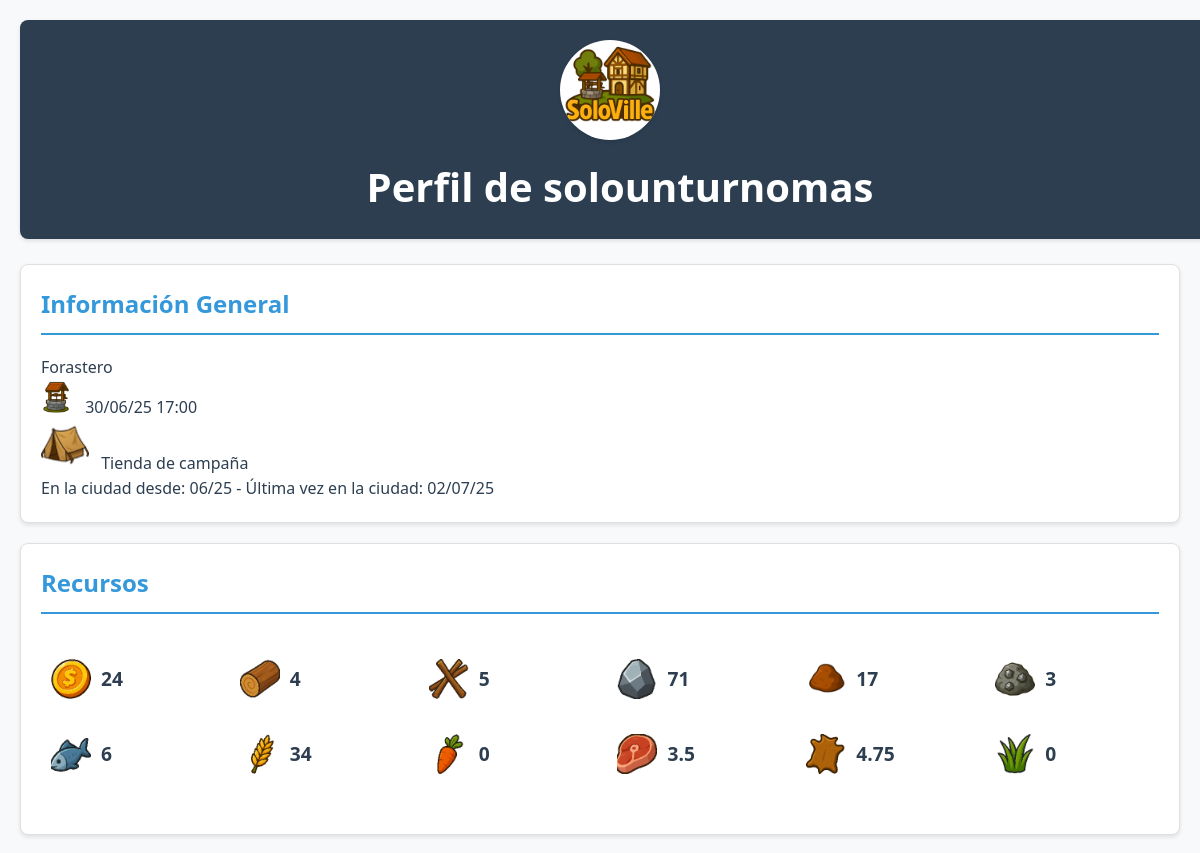
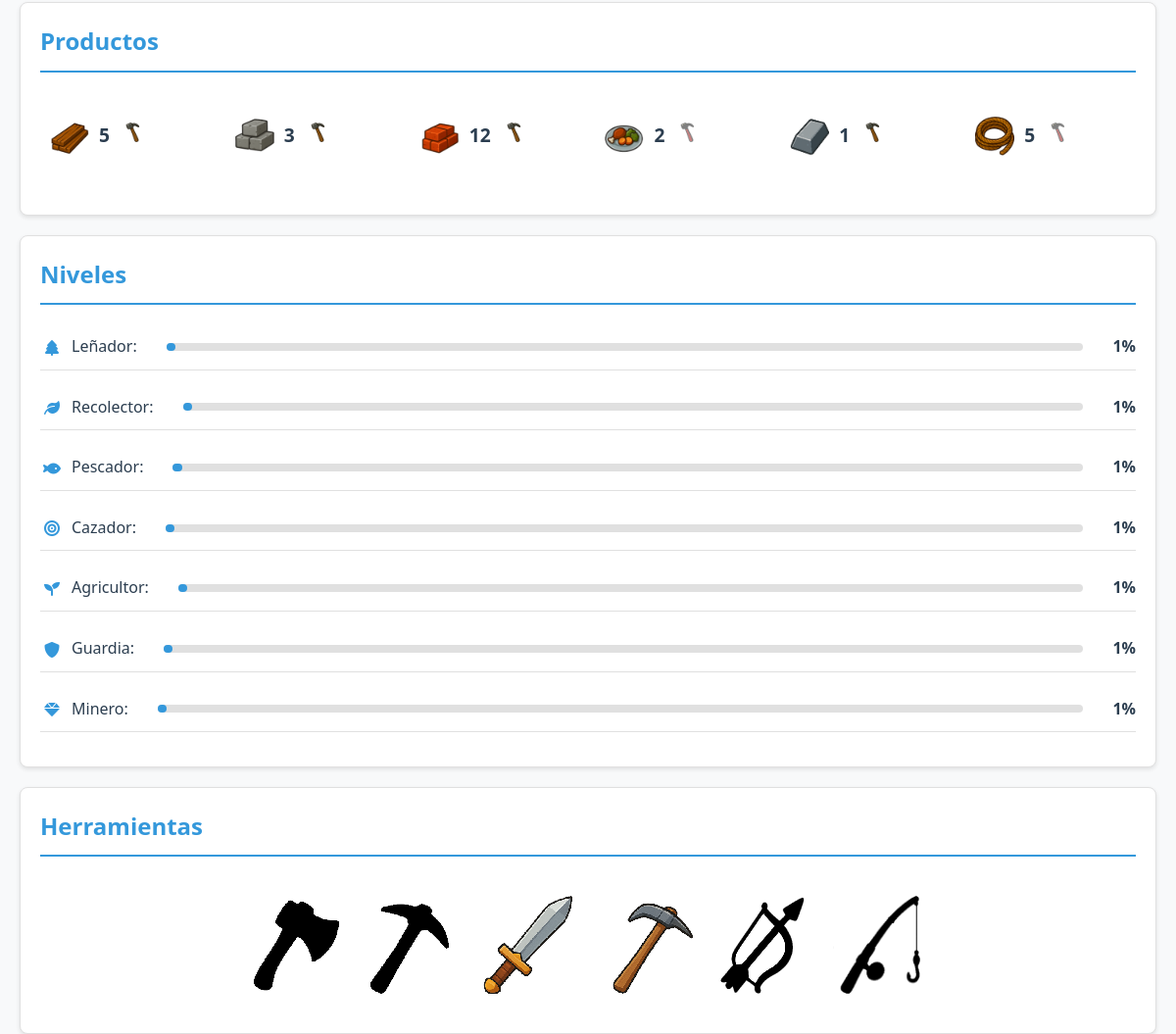
The page / on the database its author committed (2 pictures, top to bottom).
### tables this page shows
CREATE TABLE ciudadanos (
                    id INTEGER PRIMARY KEY AUTOINCREMENT,
                    nombre TEXT UNIQUE NOT NULL,
                    cantidad_madera INTEGER DEFAULT 1,
                    cantidad_rama INTEGER DEFAULT 1,
                    cantidad_piedra INTEGER DEFAULT 1,
                    cantidad_hierro INTEGER DEFAULT 1,
                    cantidad_pescado INTEGER DEFAULT 1,
                    cantidad_trigo INTEGER DEFAULT 1,
                    cantidad_verdura INTEGER DEFAULT 1,
                    cantidad_carne INTEGER DEFAULT 1,
                    cantidad_piel INTEGER DEFAULT 1,
                    cantidad_hierba INTEGER DEFAULT 1,
                    nivel_leñador INTEGER DEFAULT 1,
                    nivel_recolector INTEGER DEFAULT 1,
                    nivel_pescador INTEGER DEFAULT 1,
                    nivel_cazador INTEGER DEFAULT 1,
                    nivel_agricultor INTEGER DEFAULT 1,
                    nivel_guardia INTEGER DEFAULT 1,
                    nivel_minero INTEGER DEFAULT 1,
                    fecha_crear TIMESTAMP DEFAULT CURRENT_TIMESTAMP,
                    fecha_modif TIMESTAMP DEFAULT CURRENT_TIMESTAMP,
                    usuario_crear TEXT,
                    usuario_modif TEXT,
                    fecha_borrar TIMESTAMP,
                    usuario_borrar TEXT,
                    borrado_logico BOOLEAN DEFAULT FALSE,
                    version INTEGER DEFAULT 1
                , tiene_hacha BOOLEAN DEFAULT FALSE, tiene_pico BOOLEAN DEFAULT FALSE, tiene_espada BOOLEAN DEFAULT FALSE, tiene_hazada BOOLEAN DEFAULT FALSE, tiene_arco BOOLEAN DEFAULT FALSE, tiene_caña BOOLEAN DEFAULT FALSE, fecha_pozo TIMESTAMP DEFAULT "2025-01-01 00:00:00", cantidad_moneda INTEGER DEFAULT 1, rango INTEGER DEFAULT 1, nivel_casa INTEGER DEFAULT 0, cant_bloque INTEGER DEFAULT 0, cant_arcilla INTEGER DEFAULT 0, cant_comida INTEGER DEFAULT 0, cant_cuerda INTEGER DEFAULT 0, cant_ladrillo INTEGER DEFAULT 0, cant_hierro_forjado INTEGER DEFAULT 0, cant_tablas INTEGER DEFAULT 0, cant_tabla INTEGER DEFAULT 0);

### web/app.py (the view)
@app.route('/')
def perfil():
    ciudadano = get_ciudadano('solounturnomas')
    if not ciudadano:
        return "Ciudadano no encontrado"
    recursos = {
        'Moneda': ciudadano.get('cantidad_moneda', 0),
        'Madera': ciudadano.get('cantidad_madera', 0),
        'Rama': ciudadano.get('cantidad_rama', 0),
        'Piedra': ciudadano.get('cantidad_piedra', 0),
        'Arcilla': ciudadano.get('cant_arcilla', 0),
        'Hierro': ciudadano.get('cantidad_hierro', 0),
        'Pescado': ciudadano.get('cantidad_pescado', 0),
        'Trigo': ciudadano.get('cantidad_trigo', 0),
        'Verdura': ciudadano.get('cantidad_verdura', 0),
        'Carne': ciudadano.get('cantidad_carne', 0),
        'Piel': ciudadano.get('cantidad_piel', 0),
        'Hierbas': ciudadano.get('cantidad_hierba', 0)
    }
    recursos_singulares = {}
    for nombre, cantidad in recursos.items():
        singular = singularizar_nombre(nombre)
        recursos_singulares[singular] = singular
        if nombre.lower() != singular:
            recursos_singulares[nombre.lower()] = singular
    niveles = {
        'Leñador': ciudadano.get('nivel_leñador', 0),
        'Recolector': ciudadano.get('nivel_recolector', 0),
        'Pescador': ciudadano.get('nivel_pescador', 0),
        'Cazador': ciudadano.get('nivel_cazador', 0),
        'Agricultor': ciudadano.get('nivel_agricultor', 0),
        'Guardia': ciudadano.get('nivel_guardia', 0),
        'Minero': ciudadano.get('nivel_minero', 0)
    }
    herramientas = {
        'Hacha': ciudadano.get('tiene_hacha', False),
        'Pico': ciudadano.get('tiene_pico', False),
        'Espada': ciudadano.get('tiene_espada', False),
        'Hazada': ciudadano.get('tiene_hazada', False),
        'Arco': ciudadano.get('tiene_arco', False),
        'Caña de pescar': ciudadano.get('tiene_caña', False)
    }
    fecha_pozo_raw = ciudadano.get('fecha_pozo')
    try:
        fecha_dt = datetime.strptime(fecha_pozo_raw, '%Y-%m-%d %H:%M:%S') if isinstance(fecha_pozo_raw, str) else datetime.fromisoformat(str(fecha_pozo_raw))
        fecha_pozo_fmt = fecha_dt.strftime('%d/%m/%y %H:%M')
    except Exception:
        fecha_pozo_fmt = str(fecha_pozo_raw)
    desc_rango = {
        0: 'Forastero',
        1: 'Colono',
        2: 'Pionero',
        3: 'Vecino Distinguido',
        4: 'Alta Sociedad',
    }.get(ciudadano.get('rango', 0), 'Desconocido')
    productos = {
        'Tablas': ciudadano.get('cant_tablas', 0),
        'Bloque': ciudadano.get('cant_bloque', 0),
        'Ladrillo': ciudadano.get('cant_ladrillo', 0),
        'Comida': ciudadano.get('cant_comida', 0),
        'Hierro forjado': ciudadano.get('cant_hierro_forjado', 0),
        'Cuerda': ciudadano.get('cant_cuerda', 0),
    }
    productos_singulares = {}
    fabricacion_info = {}
    for prod, receta in RECETAS_FABRICACION.items():
        tiene = all(ciudadano.get(campo,0) >= cant for campo, cant in receta['coste'].items())
        partes = []
        for campo, cant in receta['coste'].items():
            nombre_mat = campo.replace('cantidad_', '').replace('cant_', '')
            partes.append(f"{cant} {nombre_mat}")
        tooltip = f"Fabricar {receta['genera']} {prod}(s) cuesta: " + ', '.join(partes)
        fabricacion_info[prod] = {'puede': tiene, 'tooltip': tooltip}
    for nombre, cantidad in productos.items():
        singular = singularizar_nombre(nombre)
        productos_singulares[singular] = singular
        if nombre.lower() != singular:
            productos_singulares[nombre.lower()] = singular
    fecha_crear_raw = ciudadano.get('fecha_crear')
    fecha_modif_raw = ciudadano.get('fecha_modif')
    try:
        fecha_crear_dt = datetime.strptime(fecha_crear_raw, '%Y-%m-%d %H:%M:%S') if isinstance(fecha_crear_raw, str) else datetime.fromisoformat(str(fecha_crear_raw))
        ciudad_desde_fmt = fecha_crear_dt.strftime('%m/%y')
    except Exception:
        ciudad_desde_fmt = str(fecha_crear_raw)
    try:
        fecha_modif_dt = datetime.strptime(fecha_modif_raw, '%Y-%m-%d %H:%M:%S') if isinstance(fecha_modif_raw, str) else datetime.fromisoformat(str(fecha_modif_raw))
        ultima_ciudad_fmt = fecha_modif_dt.strftime('%d/%m/%y')
    except Exception:
        ultima_ciudad_fmt = str(fecha_modif_raw)
    nivel_casa_actual = ciudadano.get('nivel_casa', 0)
    puede_mejorar = False
    tooltip_mejora = ''
    if nivel_casa_actual < 4:
        siguiente_nivel = ciudadano.get('nivel_casa', 0) + 1
        requisitos_por_nivel = {
            1: {
                'cantidad_piel': 10,
                'cantidad_rama': 20,
                'cant_cuerda': 2,
                'cantidad_moneda': 20,
            },
            2: {
                'cantidad_madera': 20,
                'cantidad_hierro': 1,
                'cant_cuerda': 10,
                'cantidad_moneda': 200,
            },
            3: {
                'cantidad_piedra': 40,
                'cantidad_madera': 10,
                'cantidad_hierro': 4,
                'cantidad_moneda': 1000,
            },
            4: {
                'cant_ladrillo': 60,
                'cantidad_piedra': 10,
                'cantidad_madera': 10,
                'cantidad_hierro': 10,
                'cantidad_moneda': 5000,
            },
        }
        reqs = requisitos_por_nivel[siguiente_nivel]
        puede_mejorar = all(ciudadano.get(campo, 0) >= cantidad for campo, cantidad in reqs.items())
        desc_edificio_siguiente = {
                1: 'Tienda de campaña',
                2: 'Cabaña de madera',
                3: 'Casa de piedra',
                4: 'Casa de ladrillos',
        }.get(siguiente_nivel, 'Vivienda')
        partes = []
        for campo, cant in reqs.items():
            nombre = campo.replace('cantidad_', '').replace('cant_', '')
            partes.append(f"{cant} {nombre}")
        if puede_mejorar:
            tooltip_mejora = f"Construir {desc_edificio_siguiente} requiere: " + ', '.join(partes)
        else:
            tooltip_mejora = f"Para mejorar a {desc_edificio_siguiente} necesitas: " + ', '.join(partes)
    show_mejora_info = nivel_casa_actual < 4
    desc_casa = {
        0: 'Sin hogar',
        1: 'Tienda de campaña',
        2: 'Cabaña de madera',
        3: 'Casa de piedra',
        4: 'Casa de ladrillos',
    }.get(ciudadano.get('nivel_casa', 0), 'Desconocido')
    return render_template('perfil.html',
                          ciudadano=ciudadano,
                          fecha_pozo_fmt=fecha_pozo_fmt,
                          desc_casa=desc_casa,
                          desc_rango=desc_rango,
                          ciudad_desde_fmt=ciudad_desde_fmt,
                          ultima_ciudad_fmt=ultima_ciudad_fmt,
                          show_mejora_info=show_mejora_info,
                          puede_mejorar=puede_mejorar,
                          tooltip_mejora=tooltip_mejora,
                          productos=productos,
                          productos_singulares=productos_singulares,
                          fabricacion_info=fabricacion_info,
                          recursos=recursos,
                          recursos_singulares=recursos_singulares,
                          niveles=niveles,
                          herramientas=herramientas)

### web/templates/perfil.html (shortened to what this page needs)
<!DOCTYPE html>
<html lang="es">
<head>
    <link rel="stylesheet" href="{{ url_for('static', filename='css/style.css') }}">
    <link rel="stylesheet" href="https://cdnjs.cloudflare.com/ajax/libs/font-awesome/6.0.0/css/all.min.css">
</head>
<body class="fade-in">
    <div class="container">
        <div class="header">
            <div class="logo-container">
                <img src="{{ url_for('static', filename='img/Logo.png') }}" alt="Logo" class="logo">
            </div>
            <h1>Perfil de {{ ciudadano.nombre }}</h1>
        </div>
        <div class="card">
            <h2>Información General</h2>
            <ul class="list-group">
                <li class="list-group-item">
                    <span>
                    {{ desc_rango }}
                    </span>
                </li>
                <li class="list-group-item d-flex align-items-center">
                    <img src="{{ url_for('static', filename='img/pozo.png') }}" alt="Pozo" style="width:32px; height:32px; margin-right:8px;">
                    <span class="me-2">{{ fecha_pozo_fmt }}</span>
                </li>
                <li class="list-group-item d-flex align-items-center" {% if show_mejora_info %}title="{{ tooltip_mejora }}"{% endif %}>
                    <img src="{{ url_for('static', filename='img/casa/nivel_casa_' ~ ciudadano.nivel_casa ~ '.png') }}" alt="Casa nivel {{ ciudadano.nivel_casa }}" style="width:48px; height:48px; margin-right:8px;" {% if show_mejora_info and not puede_mejorar %}title="{{ tooltip_mejora }}"{% endif %}>
                    <span class="me-2">{{ desc_casa }}</span>
                </li>
                <li class="list-group-item">
                    En la ciudad desde: {{ ciudad_desde_fmt }} - Última vez en la ciudad: {{ ultima_ciudad_fmt }}
                </li>
            </ul>
        </div>
        <div class="card">
            <h2>Recursos</h2>
            <div class="recursos">
                {% for nombre, cantidad in recursos.items() %}
                <div class="recurso-item" title="{{ nombre }}">
                    <img src="{{ url_for('static', filename='img/recursos/' + recursos_singulares[nombre.lower()] + '.png') }}"
                         alt="{{ nombre }}"
                         class="recurso-icon"
                         title="{{ nombre }}">
                    <span class="cantidad" title="{{ nombre }}">{{ cantidad }}</span>
                </div>
                {% endfor %}
            </div>
        </div>
        <div class="card">
            <h2>Productos</h2>
            <div class="recursos">
                {% for nombre, cantidad in productos.items() %}
                <div class="recurso-item" title="{{ fabricacion_info[nombre]['tooltip'] }}">
                    <img src="{{ url_for('static', filename='img/recursos/' + productos_singulares[nombre.lower()] + '.png') }}"
                         alt="{{ nombre }}"
                         class="recurso-icon">
                    <span class="cantidad">{{ cantidad }}</span>
                    {% set puede = fabricacion_info[nombre]['puede'] %}
                    <form action="{{ url_for('route_fabricar', producto=nombre) }}" method="post" style="display:inline; margin-left:4px;" title="{{ fabricacion_info[nombre]['tooltip'] }}">
                        {% if puede %}<button type="submit" style="background:none;border:none;padding:0;">{% else %}<button type="button" disabled style="background:none;border:none;padding:0;cursor:not-allowed;">{% endif %}
                            <img src="{{ url_for('static', filename='img/martillo.png') }}"
                                 alt="Fabricar"
                                 style="width:20px;height:20px;{% if not puede %}filter:contrast(300%) opacity(0.5);{% endif %}">
                        </button>
                    </form>
                </div>
                {% endfor %}
            </div>
        </div>
        <div class="card">
            <h2>Niveles</h2>
            <div class="niveles">
                {% for nombre, nivel in niveles.items() %}
                <div class="nivel-item">
                    <div class="nivel-info">
                        <span class="profesion-icon">
                            {% if nombre == 'Leñador' %}<i class="fas fa-tree"></i>
                            {% elif nombre == 'Recolector' %}<i class="fas fa-leaf"></i>
                            {% elif nombre == 'Pescador' %}<i class="fas fa-fish"></i>
                            {% elif nombre == 'Cazador' %}<i class="fas fa-bullseye"></i>
                            {% elif nombre == 'Agricultor' %}<i class="fas fa-seedling"></i>
                            {% elif nombre == 'Guardia' %}<i class="fas fa-shield-alt"></i>
                            {% elif nombre == 'Minero' %}<i class="fas fa-gem"></i>
                            {% endif %}
                        </span>
                        <span>{{ nombre }}:</span>
                    </div>
                    <div class="nivel-bar">
                        <div class="nivel-fill" style="width: {{ nivel }}%"></div>
                    </div>
                    <span class="nivel-numero">{{ nivel }}%</span>
                </div>
                {% endfor %}
            </div>
        </div>
        <div class="card">
            <h2>Herramientas</h2>
            <div class="tools">
                {% for nombre, tiene in herramientas.items() %}
                    <img src="{{ url_for('static', filename='img/tools/' + (nombre.lower().replace(' ', '_') if nombre != 'Caña de pescar' else 'cana') + '.png') }}"
                         alt="{{ nombre }}"
                         class="tool {% if tiene %}color{% endif %}">
                {% endfor %}
            </div>
        </div>
    </div>
</body>
</html>

### rows shown on the page
ciudadanos: nombre "solounturnomas", shows a picture, cantidad_carne "3.5", cantidad_piel "4.75"

### other values the page prints
{{ desc_rango }} "Forastero"
{{ fecha_pozo_fmt }} "30/06/25 17:00"
{{ desc_casa }} "Tienda de campaña"
{{ ciudad_desde_fmt }} "06/25"
{{ ultima_ciudad_fmt }} "02/07/25"
{{ cantidad }} "24" "4" "5" "71" "17" "3" "6" "34" "0" "0"
{{ cantidad }} "5" "3" "12" "2" "1" "5"
{{ nombre }} "Leñador" "Recolector" "Pescador" "Cazador" "Agricultor" "Guardia" "Minero"
{{ nivel }} "1" "1" "1" "1" "1" "1" "1"
